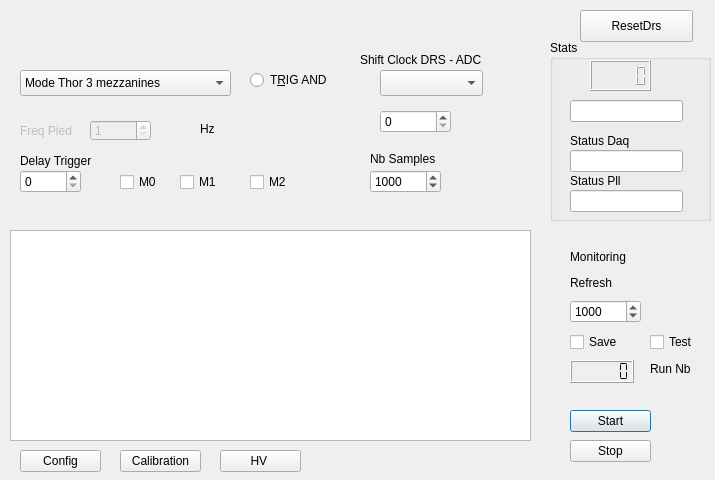
<?xml version="1.0" encoding="UTF-8"?>
<ui version="4.0">
 <class>dial_1Asm</class>
 <widget class="QDialog" name="dial_1Asm">
  <property name="geometry">
   <rect>
    <x>0</x>
    <y>0</y>
    <width>715</width>
    <height>480</height>
   </rect>
  </property>
  <property name="windowTitle">
   <string>Dialog</string>
  </property>
  <widget class="QSpinBox" name="AsmFreqPied">
   <property name="enabled">
    <bool>false</bool>
   </property>
   <property name="geometry">
    <rect>
     <x>90</x>
     <y>120</y>
     <width>61</width>
     <height>21</height>
    </rect>
   </property>
   <property name="minimum">
    <number>1</number>
   </property>
   <property name="maximum">
    <number>65535</number>
   </property>
  </widget>
  <widget class="QLabel" name="Label_AsmdelayTrig">
   <property name="enabled">
    <bool>true</bool>
   </property>
   <property name="geometry">
    <rect>
     <x>20</x>
     <y>150</y>
     <width>101</width>
     <height>21</height>
    </rect>
   </property>
   <property name="text">
    <string>Delay Trigger</string>
   </property>
  </widget>
  <widget class="QRadioButton" name="AsmchoiceLogic">
   <property name="geometry">
    <rect>
     <x>250</x>
     <y>70</y>
     <width>102</width>
     <height>20</height>
    </rect>
   </property>
   <property name="text">
    <string>T&amp;RIG AND</string>
   </property>
  </widget>
  <widget class="QSpinBox" name="AsmdelayTrig">
   <property name="geometry">
    <rect>
     <x>20</x>
     <y>170</y>
     <width>61</width>
     <height>23</height>
    </rect>
   </property>
  </widget>
  <widget class="QPushButton" name="AsmStart">
   <property name="geometry">
    <rect>
     <x>570</x>
     <y>410</y>
     <width>81</width>
     <height>22</height>
    </rect>
   </property>
   <property name="text">
    <string>Start</string>
   </property>
  </widget>
  <widget class="QPushButton" name="AsmConfig">
   <property name="geometry">
    <rect>
     <x>20</x>
     <y>450</y>
     <width>81</width>
     <height>22</height>
    </rect>
   </property>
   <property name="text">
    <string>Config</string>
   </property>
  </widget>
  <widget class="QGroupBox" name="groupBox">
   <property name="geometry">
    <rect>
     <x>550</x>
     <y>40</y>
     <width>161</width>
     <height>181</height>
    </rect>
   </property>
   <property name="title">
    <string>Stats</string>
   </property>
   <widget class="QLabel" name="label_2">
    <property name="geometry">
     <rect>
      <x>20</x>
      <y>130</y>
      <width>81</width>
      <height>21</height>
     </rect>
    </property>
    <property name="text">
     <string>Status Pll</string>
    </property>
   </widget>
   <widget class="QLineEdit" name="AsmstatusDaq">
    <property name="geometry">
     <rect>
      <x>20</x>
      <y>110</y>
      <width>113</width>
      <height>22</height>
     </rect>
    </property>
   </widget>
   <widget class="QLabel" name="label">
    <property name="geometry">
     <rect>
      <x>20</x>
      <y>90</y>
      <width>91</width>
      <height>21</height>
     </rect>
    </property>
    <property name="text">
     <string>Status Daq</string>
    </property>
   </widget>
   <widget class="QLineEdit" name="AsmstatusPll">
    <property name="geometry">
     <rect>
      <x>20</x>
      <y>150</y>
      <width>113</width>
      <height>22</height>
     </rect>
    </property>
   </widget>
   <widget class="QLCDNumber" name="AsmBoard">
    <property name="geometry">
     <rect>
      <x>40</x>
      <y>20</y>
      <width>61</width>
      <height>31</height>
     </rect>
    </property>
    <property name="font">
     <font>
      <weight>75</weight>
      <bold>true</bold>
     </font>
    </property>
   </widget>
   <widget class="QLineEdit" name="Asmstatus">
    <property name="geometry">
     <rect>
      <x>20</x>
      <y>60</y>
      <width>113</width>
      <height>22</height>
     </rect>
    </property>
   </widget>
  </widget>
  <widget class="QPushButton" name="AsmStop">
   <property name="geometry">
    <rect>
     <x>570</x>
     <y>440</y>
     <width>81</width>
     <height>22</height>
    </rect>
   </property>
   <property name="text">
    <string>Stop</string>
   </property>
  </widget>
  <widget class="QComboBox" name="AsmModeDaq">
   <property name="geometry">
    <rect>
     <x>20</x>
     <y>70</y>
     <width>211</width>
     <height>26</height>
    </rect>
   </property>
   <item>
    <property name="text">
     <string>Mode Thor 3 mezzanines</string>
    </property>
   </item>
   <item>
    <property name="text">
     <string>Mode Thor Mezza0-Mezza1</string>
    </property>
   </item>
   <item>
    <property name="text">
     <string>Mode Thor Mezza2-Mezza0</string>
    </property>
   </item>
   <item>
    <property name="text">
     <string>Mode Thor Mezza2-Mezza1</string>
    </property>
   </item>
   <item>
    <property name="text">
     <string>Mode Thor And 3 Mezza</string>
    </property>
   </item>
   <item>
    <property name="text">
     <string>Mode Thor And Mezza 0-2</string>
    </property>
   </item>
   <item>
    <property name="text">
     <string>Mode Thor And Mezz 1-2</string>
    </property>
   </item>
   <item>
    <property name="text">
     <string>Mode ASM Pied</string>
    </property>
   </item>
  </widget>
  <widget class="QLabel" name="Label_AsmfreqPied">
   <property name="enabled">
    <bool>false</bool>
   </property>
   <property name="geometry">
    <rect>
     <x>20</x>
     <y>120</y>
     <width>71</width>
     <height>21</height>
    </rect>
   </property>
   <property name="text">
    <string>Freq Pied</string>
   </property>
  </widget>
  <widget class="QTextBrowser" name="AsmConsole">
   <property name="geometry">
    <rect>
     <x>10</x>
     <y>230</y>
     <width>521</width>
     <height>211</height>
    </rect>
   </property>
   <property name="toolTip">
    <string extracomment="Nb trigger to Refresh monitoring "/>
   </property>
  </widget>
  <widget class="QLabel" name="AsmFileName">
   <property name="geometry">
    <rect>
     <x>20</x>
     <y>10</y>
     <width>611</width>
     <height>21</height>
    </rect>
   </property>
   <property name="text">
    <string/>
   </property>
  </widget>
  <widget class="QPushButton" name="AsmCalib">
   <property name="geometry">
    <rect>
     <x>120</x>
     <y>450</y>
     <width>81</width>
     <height>22</height>
    </rect>
   </property>
   <property name="text">
    <string>Calibration</string>
   </property>
  </widget>
  <widget class="QLabel" name="labelFreq">
   <property name="geometry">
    <rect>
     <x>200</x>
     <y>120</y>
     <width>161</width>
     <height>18</height>
    </rect>
   </property>
   <property name="text">
    <string>Hz</string>
   </property>
  </widget>
  <widget class="QCheckBox" name="Mezza0">
   <property name="geometry">
    <rect>
     <x>120</x>
     <y>170</y>
     <width>51</width>
     <height>24</height>
    </rect>
   </property>
   <property name="text">
    <string>M0</string>
   </property>
  </widget>
  <widget class="QCheckBox" name="Mezza1">
   <property name="geometry">
    <rect>
     <x>180</x>
     <y>170</y>
     <width>51</width>
     <height>24</height>
    </rect>
   </property>
   <property name="text">
    <string>M1</string>
   </property>
  </widget>
  <widget class="QCheckBox" name="Mezza2">
   <property name="geometry">
    <rect>
     <x>250</x>
     <y>170</y>
     <width>51</width>
     <height>24</height>
    </rect>
   </property>
   <property name="text">
    <string>M2</string>
   </property>
  </widget>
  <widget class="QSpinBox" name="MonitoringValue">
   <property name="geometry">
    <rect>
     <x>570</x>
     <y>300</y>
     <width>71</width>
     <height>23</height>
    </rect>
   </property>
   <property name="toolTip">
    <string extracomment="Nb trigger to Refresh monitoring "/>
   </property>
   <property name="statusTip">
    <string extracomment="Nb trigger to Refresh monitoring "/>
   </property>
   <property name="maximum">
    <number>1000000</number>
   </property>
   <property name="value">
    <number>1000</number>
   </property>
  </widget>
  <widget class="QLabel" name="label_3">
   <property name="geometry">
    <rect>
     <x>570</x>
     <y>240</y>
     <width>101</width>
     <height>61</height>
    </rect>
   </property>
   <property name="text">
    <string>&lt;html&gt;&lt;head/&gt;&lt;body&gt;&lt;p&gt;Monitoring&lt;/p&gt;&lt;p&gt;Refresh&lt;/p&gt;&lt;/body&gt;&lt;/html&gt;</string>
   </property>
  </widget>
  <widget class="QCheckBox" name="SaveFile">
   <property name="geometry">
    <rect>
     <x>570</x>
     <y>330</y>
     <width>61</width>
     <height>24</height>
    </rect>
   </property>
   <property name="text">
    <string>Save</string>
   </property>
  </widget>
  <widget class="QLabel" name="labelRunNb">
   <property name="geometry">
    <rect>
     <x>650</x>
     <y>360</y>
     <width>72</width>
     <height>18</height>
    </rect>
   </property>
   <property name="text">
    <string>Run Nb</string>
   </property>
  </widget>
  <widget class="QLCDNumber" name="RunNb">
   <property name="geometry">
    <rect>
     <x>570</x>
     <y>360</y>
     <width>64</width>
     <height>23</height>
    </rect>
   </property>
   <property name="lineWidth">
    <number>1</number>
   </property>
   <property name="midLineWidth">
    <number>0</number>
   </property>
   <property name="digitCount">
    <number>6</number>
   </property>
   <property name="segmentStyle">
    <enum>QLCDNumber::Flat</enum>
   </property>
  </widget>
  <widget class="QCheckBox" name="SaveTest">
   <property name="geometry">
    <rect>
     <x>650</x>
     <y>330</y>
     <width>61</width>
     <height>24</height>
    </rect>
   </property>
   <property name="text">
    <string>Test</string>
   </property>
  </widget>
  <widget class="QPushButton" name="Hv">
   <property name="geometry">
    <rect>
     <x>220</x>
     <y>450</y>
     <width>81</width>
     <height>22</height>
    </rect>
   </property>
   <property name="text">
    <string>HV </string>
   </property>
  </widget>
  <widget class="QSpinBox" name="NbSamples">
   <property name="geometry">
    <rect>
     <x>370</x>
     <y>170</y>
     <width>71</width>
     <height>23</height>
    </rect>
   </property>
   <property name="minimum">
    <number>20</number>
   </property>
   <property name="maximum">
    <number>1024</number>
   </property>
   <property name="value">
    <number>1000</number>
   </property>
  </widget>
  <widget class="QLabel" name="labelRunNb_2">
   <property name="geometry">
    <rect>
     <x>370</x>
     <y>150</y>
     <width>101</width>
     <height>18</height>
    </rect>
   </property>
   <property name="text">
    <string>Nb Samples</string>
   </property>
  </widget>
  <widget class="QComboBox" name="PhaseDrsAdc">
   <property name="geometry">
    <rect>
     <x>380</x>
     <y>70</y>
     <width>103</width>
     <height>26</height>
    </rect>
   </property>
  </widget>
  <widget class="QLabel" name="label_4">
   <property name="geometry">
    <rect>
     <x>360</x>
     <y>50</y>
     <width>171</width>
     <height>20</height>
    </rect>
   </property>
   <property name="text">
    <string>Shift Clock DRS - ADC</string>
   </property>
  </widget>
  <widget class="QSpinBox" name="cfgRegDrs">
   <property name="geometry">
    <rect>
     <x>380</x>
     <y>110</y>
     <width>71</width>
     <height>23</height>
    </rect>
   </property>
   <property name="minimum">
    <number>0</number>
   </property>
   <property name="maximum">
    <number>1024</number>
   </property>
   <property name="value">
    <number>0</number>
   </property>
  </widget>
  <widget class="QPushButton" name="ResetDrs">
   <property name="geometry">
    <rect>
     <x>580</x>
     <y>10</y>
     <width>113</width>
     <height>32</height>
    </rect>
   </property>
   <property name="text">
    <string>ResetDrs</string>
   </property>
  </widget>
 </widget>
 <resources/>
 <connections/>
</ui>
